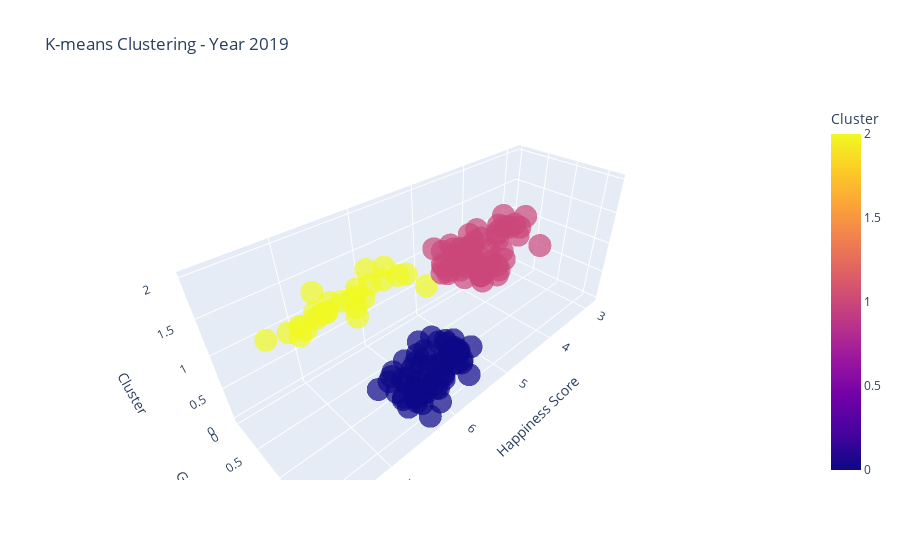

This figure's notebook cell:
### Markdown cell above
The above scatter plot illustrates the grouping of countries into three distinct clusters, labeled as 0, 1, and 2, for the year **2018**. **Cluster 0** is characterized by **countries with a high GDP per Capita and Happiness Scores**, indicating strong economic performance and high levels of well-being. This cluster includes countries such as Norway, Denmark, and Switzerland.

**Cluster 1** on the other hand, represents countries with **moderate** values for both parameters. This suggests that countries like Italy, Japan, and South Korea have **average levels** of well-being and economic strength when compared to other countries.

Finally, **Cluster 2** contains countries with **lower Happiness Scores and GDP per Capita values**. Countries in this cluster, which include Syria, Yemen, and Tanzania likely face challenges related to economic strength and overall well-being.

---

### Code cell
# Plot for 2019
kmeans_and_visualization(happiness19_df, 2019)

### Figure 1 — Plotly figure (JSON) as saved in the notebook; plotly's stock layout.template omitted (floating-point values rounded to 4 significant figures; data arrays with more than 128 entries replaced by an {"elided": "..."} marker saying what was removed)
{"data": [{"customdata": {"elided": "151x1 str values"}, "hovertemplate": "Happiness Score=%{x}<br>GDP per Capita=%{y}<br>Cluster=%{marker.color}<br>Country=%{customdata[0]}<extra></extra>", "legendgroup": "", "marker": {"color": {"elided": "151 int values"}, "coloraxis": "coloraxis", "opacity": 0.7, "symbol": "circle"}, "mode": "markers", "name": "", "scene": "scene", "showlegend": false, "type": "scatter3d", "x": {"elided": "151 float values"}, "y": {"elided": "151 float values"}, "z": {"elided": "151 int values"}}], "layout": {"coloraxis": {"colorbar": {"title": {"text": "Cluster"}}, "colorscale": [[0, "#0d0887"], [0.1111, "#46039f"], [0.2222, "#7201a8"], [0.3333, "#9c179e"], [0.4444, "#bd3786"], [0.5556, "#d8576b"], [0.6667, "#ed7953"], [0.7778, "#fb9f3a"], [0.8889, "#fdca26"], [1, "#f0f921"]]}, "legend": {"tracegroupgap": 0}, "scene": {"domain": {"x": [0, 1], "y": [0, 1]}, "xaxis": {"title": {"text": "Happiness Score"}}, "yaxis": {"title": {"text": "GDP per Capita"}}, "zaxis": {"title": {"text": "Cluster"}}}, "title": {"text": "K-means Clustering - Year 2019"}}}
